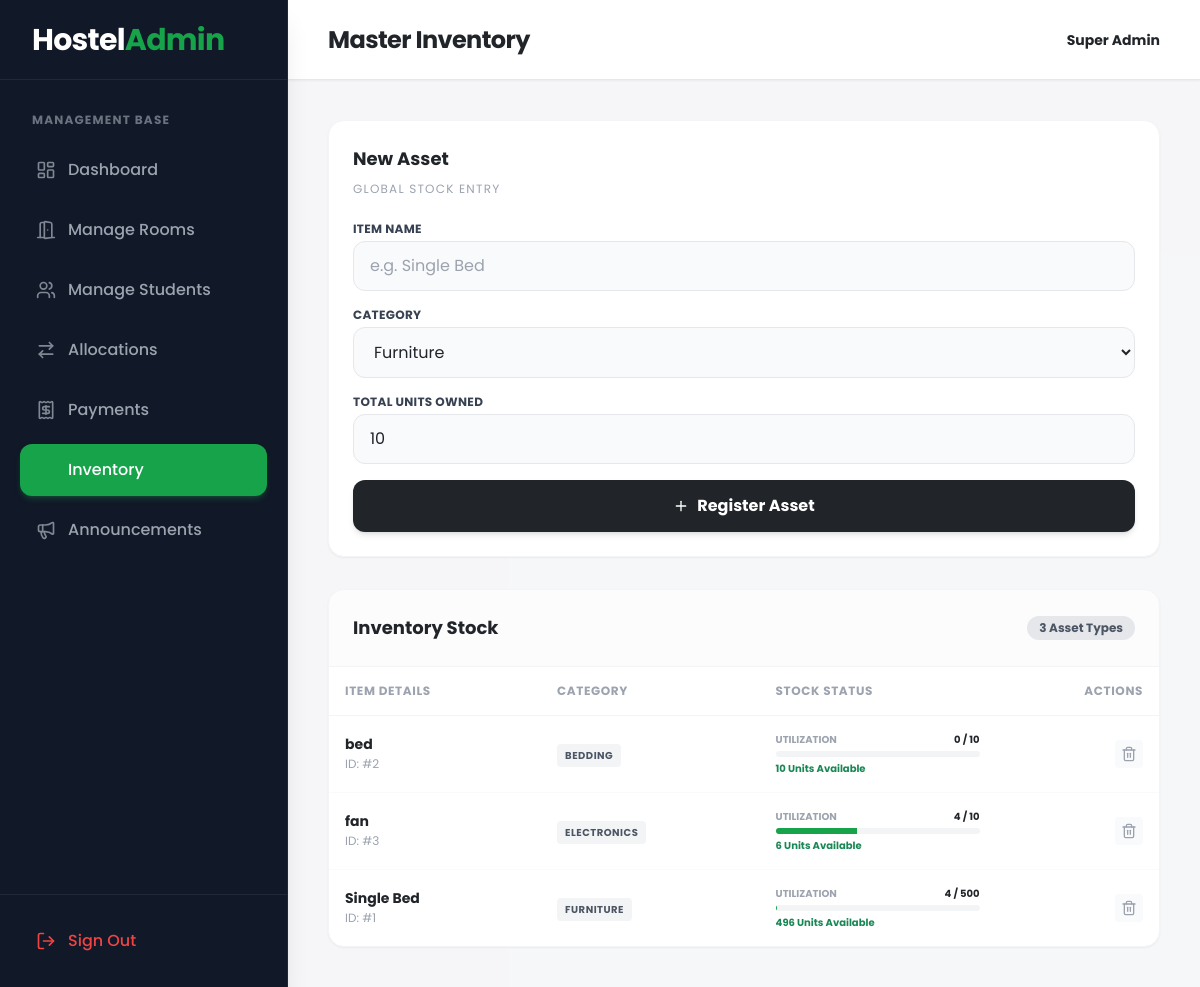
The page /admin/inventory.php (signed in) on the database its author committed.
### tables this page shows
CREATE TABLE `inventory` (
  `id` int(11) NOT NULL,
  `item_name` varchar(100) NOT NULL,
  `category` enum('Furniture','Electronics','Bedding','Other') DEFAULT 'Furniture',
  `total_stock` int(11) NOT NULL DEFAULT 0,
  `created_at` timestamp NOT NULL DEFAULT current_timestamp()
);

### admin/inventory.php (the view, shortened to what this page needs)
<?php
require_once '../config/database.php';
$inventory_sql = "SELECT i.*,
                 (SELECT SUM(quantity) FROM room_inventory WHERE item_id = i.id) as assigned_stock
                 FROM inventory i
                 ORDER BY i.item_name ASC";
$inventory_res = mysqli_query($conn, $inventory_sql);
$inventory = [];
if($inventory_res) {
    while($row = mysqli_fetch_assoc($inventory_res)) {
        $row['available_stock'] = $row['total_stock'] - ($row['assigned_stock'] ?? 0);
        $inventory[] = $row;
    }
}
?>
<!DOCTYPE html>
<html lang="en">
<head>
    <script src="https://cdn.tailwindcss.com"></script>
    <link rel="stylesheet" href="https://cdnjs.cloudflare.com/ajax/libs/animate.css/4.1.1/animate.min.css"/>
</head>
<body class="bg-gray-50 font-sans text-dark flex h-screen overflow-hidden antialiased">
    <?php include '../includes/admin_sidebar.php'; ?>
    <main class="flex-1 flex flex-col h-full overflow-hidden z-10 w-full">
        <header class="h-20 bg-white shadow-sm flex items-center justify-between px-6 lg:px-10 border-b border-gray-200 z-10">
            <div class="flex items-center gap-4">
                <h1 class="text-2xl font-bold text-dark hidden sm:block tracking-tight">Master Inventory</h1>
            </div>
            <div class="flex items-center gap-4">
                <p class="font-bold text-dark text-sm"><?php echo htmlspecialchars($_SESSION['fullname']); ?></p>
            </div>
        </header>
        <div class="flex-1 overflow-y-auto p-6 lg:p-10 bg-gray-100/50">
            <div class="grid grid-cols-1 xl:grid-cols-3 gap-8">
                <div class="xl:col-span-1">
                    <div class="bg-white rounded-2xl animate__animated animate__fadeInUp p-6 shadow-sm border border-gray-100">
                        <h3 class="font-bold text-dark text-lg mb-2">New Asset</h3>
                        <p class="text-xs text-gray-400 mb-6 uppercase tracking-widest">Global Stock Entry</p>
                        <form action="../actions/inventory_action.php" method="POST" class="space-y-4">
                            <div>
                                <label class="block text-xs font-bold text-gray-700 mb-1 uppercase tracking-wide">Item Name</label>
                                <input type="text" name="item_name" required placeholder="e.g. Single Bed"
                                    class="w-full px-4 py-3 rounded-xl border border-gray-200 bg-gray-50 focus:bg-white focus:outline-none focus:ring-2 focus:ring-primary/50 transition">
                            </div>
                            <div>
                                <label class="block text-xs font-bold text-gray-700 mb-1 uppercase tracking-wide">Category</label>
                                <select name="category" class="w-full px-4 py-3 rounded-xl border border-gray-200 bg-gray-50 focus:bg-white focus:outline-none focus:ring-2 focus:ring-primary/50 transition">
                                    <option value="Furniture">Furniture</option>
                                </select>
                            </div>
                            <div>
                                <label class="block text-xs font-bold text-gray-700 mb-1 uppercase tracking-wide">Total Units Owned</label>
                                <input type="number" name="total_stock" required min="1" value="10"
                                    class="w-full px-4 py-3 rounded-xl border border-gray-200 bg-gray-50 focus:bg-white focus:outline-none focus:ring-2 focus:ring-primary/50 transition">
                            </div>
                            <button type="submit" class="w-full flex justify-center items-center gap-2 bg-dark hover:bg-gray-800 text-white font-bold py-3.5 px-6 rounded-xl transition shadow-md mt-6">
                                <i data-lucide="plus" class="w-4 h-4"></i> Register Asset
                            </button>
                        </form>
                    </div>
                </div>
                <div class="xl:col-span-2">
                    <div class="bg-white rounded-2xl animate__animated animate__fadeInUp animate__delay-1s shadow-sm border border-gray-100 overflow-hidden h-full flex flex-col">
                        <div class="p-6 border-b border-gray-100 bg-gray-50/50 flex justify-between items-center">
                            <h3 class="font-bold text-dark text-lg">Inventory Stock</h3>
                            <span class="bg-gray-200 text-gray-600 font-bold px-3 py-1 rounded-full text-xs"><?php echo count($inventory); ?> Asset Types</span>
                        </div>
                        <div class="flex-1 overflow-auto">
                            <?php if(empty($inventory)): ?>
                                <div class="p-12 text-center">
                                    <i data-lucide="package" class="w-12 h-12 text-gray-300 mx-auto mb-3"></i>
                                    <h3 class="text-lg font-bold text-gray-400">No assets registered</h3>
                                    <p class="text-sm text-gray-400 mt-1">Register items like beds, chairs, and lamps here.</p>
                                </div>
                            <?php else: ?>
                                <table class="w-full text-left border-collapse">
                                    <thead>
                                        <tr class="bg-white text-gray-400 text-xs uppercase tracking-wider border-b border-gray-100">
                                            <th class="p-4 font-bold">Item Details</th>
                                            <th class="p-4 font-bold">Category</th>
                                            <th class="p-4 font-bold">Stock Status</th>
                                            <th class="p-4 font-bold text-right">Actions</th>
                                        </tr>
                                    </thead>
                                    <tbody class="divide-y divide-gray-50">
                                        <?php foreach($inventory as $item): ?>
                                            <tr class="hover:bg-gray-50/50 transition">
                                                <td class="p-4">
                                                    <p class="font-bold text-dark text-sm leading-tight"><?php echo htmlspecialchars($item['item_name']); ?></p>
                                                    <p class="text-xs text-gray-400 mt-0.5">ID: #<?php echo $item['id']; ?></p>
                                                </td>
                                                <td class="p-4">
                                                    <span class="px-2 py-1 bg-gray-100 text-gray-600 rounded text-[10px] font-bold uppercase tracking-wider"><?php echo $item['category']; ?></span>
                                                </td>
                                                <td class="p-4">
                                                    <div class="space-y-1">
                                                        <div class="flex justify-between text-[10px] font-bold">
                                                            <span class="text-gray-400 uppercase">Utilization</span>
                                                            <span class="text-dark"><?php echo ($item['assigned_stock'] ?? 0); ?> / <?php echo $item['total_stock']; ?></span>
                                                        </div>
                                                        <?php
                                                            $percent = ($item['total_stock'] > 0) ? (($item['assigned_stock'] ?? 0) / $item['total_stock']) * 100 : 0;
                                                            $color = $percent >= 90 ? 'bg-danger' : ($percent >= 70 ? 'bg-warning' : 'bg-primary');
                                                        ?>
                                                        <div class="w-full h-1.5 bg-gray-100 rounded-full overflow-hidden">
                                                            <div class="h-full <?php echo $color; ?>" style="width: <?php echo $percent; ?>%"></div>
                                                        </div>
                                                        <p class="text-[10px] font-bold text-success capitalize"><?php echo $item['available_stock']; ?> units available</p>
                                                    </div>
                                                </td>
                                                <td class="p-4 text-right">
                                                    <div class="flex justify-end gap-2">
                                                        <form action="../actions/inventory_action.php" method="POST" class="inline" onsubmit="return confirm('Delete this asset type? All room assignments will be removed.');">
                                                            <button type="submit" class="p-1.5 text-gray-400 hover:text-danger transition bg-gray-50 hover:bg-red-50 rounded"><i data-lucide="trash-2" class="w-4 h-4"></i></button>
                                                        </form>
                                                    </div>
                                                </td>
                                            </tr>
                                        <?php endforeach; ?>
                                    </tbody>
                                </table>
                            <?php endif; ?>
                        </div>
                    </div>
                </div>
            </div>
        </div>
    </main>
</body>
</html>

### rows shown on the page
inventory: item_name "bed", id "2", category "BEDDING", assigned_stock "0", total_stock "10"
inventory: item_name "fan", id "3", category "ELECTRONICS", assigned_stock "4", total_stock "10", $percent 40 (drawn), available_stock "6"
inventory: item_name "Single Bed", id "1", category "FURNITURE", assigned_stock "4", total_stock "500", available_stock "496"

### other values the page prints
$item['label'] "Dashboard"
$item['label'] "Manage Rooms"
$item['label'] "Manage Students"
$item['label'] "Allocations"
$item['label'] "Payments"
$item['label'] "Inventory"
$item['label'] "Announcements"
$_SESSION['fullname'] "Super Admin"
count($inventory) "3"
